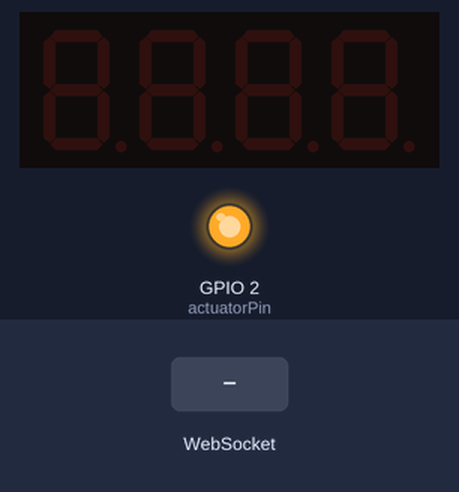
The sketch below on a simulated ESP32. On the bench: 4-digit seven-segment display, output pins drawn as LEDs (lit = HIGH). The inputs (shaded band) are chosen by the test bench. WiFi joins after 1.5 s; servers stay silent unless stated; what the sketch prints to the serial monitor is not drawn.

Above: at 2.7 s.
2.8 s: WebSocket text "non-bio" received
At 3.5 s:
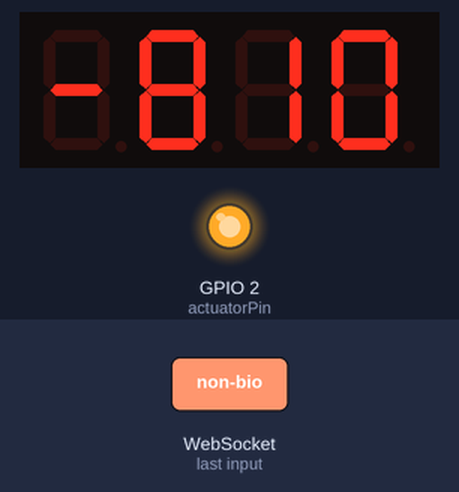
4.3 s: WebSocket text "start" received
At 4.6 s:
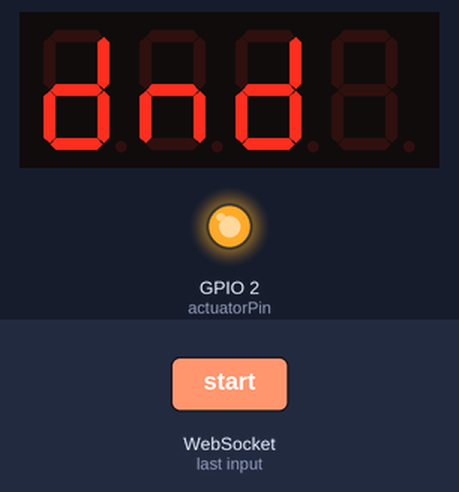
5.8 s: WebSocket text "bio" received
At 6.9 s:
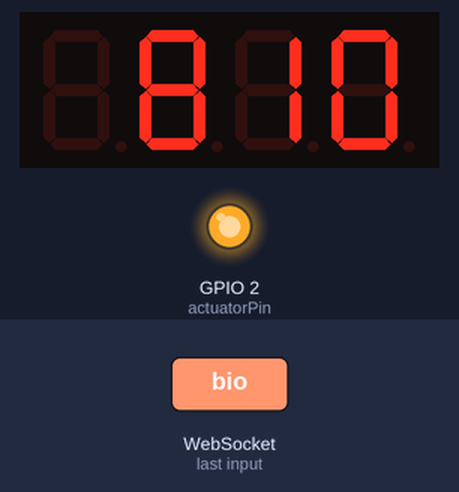
Timing chart, 0 to 8.8 s (numbered marks = the images above; inputs shaded):
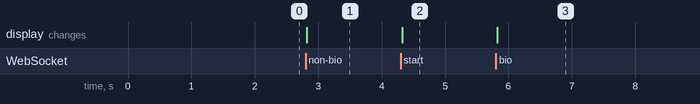

Measured:
- after the input at 2.8 s, the display: changes at once (image 1)
- after the input at 4.3 s, the display: changes at once (image 2)
- after the input at 5.8 s, the display: changes at once (image 3)

The sketch:

hardwarews.ino
```cpp
#include <WiFi.h>
#include <ESPmDNS.h>
#include <TM1637Display.h>
#include <WebSocketsServer.h>

// WiFi Credentials
const char* ssid = "Airtel_akas_4325";
const char* password = "air60336";

// 7-segment TM1637 Setup
#define CLK  21   // Clock pin
#define DIO  22   // Data pin
TM1637Display display(CLK, DIO);

// Actuator Pin (LED)
const int actuatorPin = 2;  // GPIO2

// WebSocket Server
WebSocketsServer ws = WebSocketsServer(81);

bool stopProgram = false;

void displayBio() {
    uint8_t segData[4] = {0x00, 0x7F, 0x06, 0x3F}; // " 810"
    display.setSegments(segData);
}

void displayNonBio() {
    uint8_t segData[4] = {0x40, 0x7F, 0x06, 0x3F}; // "-810"
    display.setSegments(segData);
}

void displayReady() {
    uint8_t segData[4] = {0x5E, 0x54, 0x5E, 0x00};  // "RDY "
    display.setSegments(segData);
}

void onWebSocketEvent(uint8_t client_num, WStype_t type, uint8_t * payload, size_t length) {
    if (type == WStype_TEXT) {
        String msg = String((char*) payload);
        Serial.printf("[WS] Received message: %s\n", msg.c_str());

        if (stopProgram && msg != "start") {
            ws.sendTXT(client_num, "Program is currently stopped. Send 'start' to resume.");
            return;
        }

        if (msg == "bio") {
            ws.textAll("Biodegradable Waste Command Received");
            Serial.println("Biodegradable Waste Command");
            displayBio();
        }
        else if (msg == "non-bio") {
            ws.textAll("Non-Biodegradable Waste Command Received");
            Serial.println("Non-Biodegradable Waste Command");
            displayNonBio();
        }
        else if (msg == "q") {
            ws.textAll("Quit command received");
            Serial.println("Quit command received");
            display.clear();
            stopProgram = true;
            digitalWrite(actuatorPin, LOW);
        }
        else if (msg == "start") {
            ws.textAll("Resuming Program...");
            Serial.println("Start command received!");
            stopProgram = false;
            digitalWrite(actuatorPin, HIGH);
            displayReady();
        }
        else {
            ws.sendTXT(client_num, "Unknown Command");
        }
    }
}

void setup() {
    Serial.begin(115200);
    pinMode(actuatorPin, OUTPUT);
    digitalWrite(actuatorPin, LOW); // Initially OFF

    display.setBrightness(7); // Max brightness
    display.clear();

    WiFi.begin(ssid, password);
    Serial.print("Connecting to WiFi...");

    while (WiFi.status() != WL_CONNECTED) {
        delay(500);
        Serial.print(".");
    }

    if (WiFi.status() == WL_CONNECTED) {
        Serial.println("\nConnected!");
        Serial.print("ESP IP Address: ");
        Serial.println(WiFi.localIP());
        digitalWrite(actuatorPin, HIGH); // Turn on LED when connected
    } else {
        Serial.println("\nWiFi Connection Failed!");
        digitalWrite(actuatorPin, LOW);
    }

    if (MDNS.begin("esp32")) {
        Serial.println("mDNS responder started as esp32.local");
    } else {
        Serial.println("Error setting up mDNS");
    }

    ws.begin();
    ws.onEvent(onWebSocketEvent);
    Serial.println("WebSocket server started on port 81");
}

void loop() {
    ws.loop();
}
```
